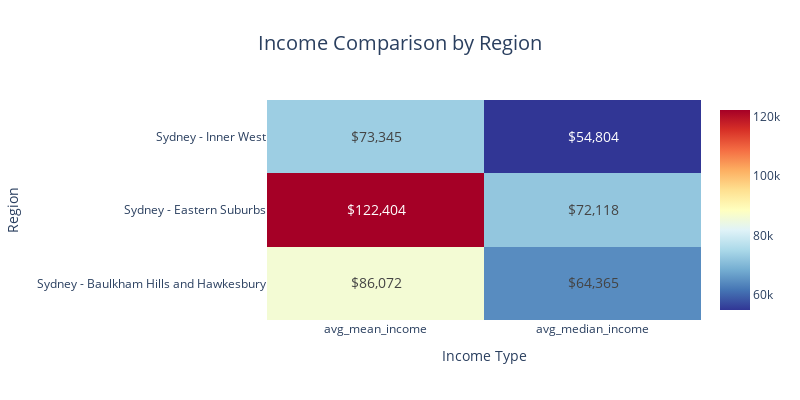

The cell this chart's notebook holds for it:
### Markdown cell above
### Interactive Heat-Map for Mean & Median Income across regions

### Code cell
import plotly.express as px
import plotly.graph_objects as go

try:
    engine, conn = pgconnect(CREDENTIALS_FILE)
    if engine is not None:
        query = text("""
        WITH region_income AS (
            SELECT 
                sa4.sa4_name,
                AVG(i.median_income) as avg_median_income,
                AVG(i.mean_income) as avg_mean_income,
                COUNT(DISTINCT i.sa2_name) as num_areas
            FROM sa4_boundaries sa4
            JOIN sa2_boundaries sa2 ON ST_Within(sa2.geometry, sa4.geometry)
            LEFT JOIN income i ON sa2.sa2_name = i.sa2_name
            WHERE sa4.sa4_name IN (
                'Sydney - Baulkham Hills and Hawkesbury',
                'Sydney - Eastern Suburbs',
                'Sydney - Inner West'
            )
            GROUP BY sa4.sa4_name
        )
        SELECT * FROM region_income;
        """)
        
        df = pd.read_sql(query, engine)
        
        # Create a pivot table for the heatmap
        heatmap_data = df.pivot_table(
            index='sa4_name',
            values=['avg_median_income', 'avg_mean_income'],
            aggfunc='mean'
        )
        
        # Create interactive heatmap
        fig = go.Figure(data=go.Heatmap(
            z=heatmap_data.values,
            x=heatmap_data.columns,
            y=heatmap_data.index,
            colorscale='RdYlBu_r',  # Red to Blue color scale
            text=[[f"${val:,.0f}" for val in row] for row in heatmap_data.values],
            texttemplate="%{text}",
            textfont={"size": 14},
            hoverongaps=False
        ))
        
        # Update layout
        fig.update_layout(
            title='Income Comparison by Region',
            title_x=0.5,
            title_font_size=20,
            xaxis_title="Income Type",
            yaxis_title="Region",
            height=400,
            width=800
        )
        
        # Add hover template
        fig.update_traces(
            hovertemplate="<br>".join([
                "Region: %{y}",
                "Income Type: %{x}",
                "Amount: $%{z:,.0f}",
                "<extra></extra>"
            ])
        )
        
        # Show the plot
        fig.show()
        '''
        # Print detailed statistics
        print("\nIncome Statistics by Region:")
        print("\nMedian Income:")
        print(df[['sa4_name', 'avg_median_income']].sort_values('avg_median_income', ascending=False))
        print("\nMean Income:")
        print(df[['sa4_name', 'avg_mean_income']].sort_values('avg_mean_income', ascending=False))
        '''
    else:
        print("Failed to connect to the database.")
except Exception as e:
    print(f"Error: {e}")

### Figure 1 — Plotly figure (JSON) as saved in the notebook; plotly's stock layout.template omitted (floating-point values rounded to 4 significant figures)
{"data": [{"colorscale": [[0, "rgb(49,54,149)"], [0.1, "rgb(69,117,180)"], [0.2, "rgb(116,173,209)"], [0.3, "rgb(171,217,233)"], [0.4, "rgb(224,243,248)"], [0.5, "rgb(255,255,191)"], [0.6, "rgb(254,224,144)"], [0.7, "rgb(253,174,97)"], [0.8, "rgb(244,109,67)"], [0.9, "rgb(215,48,39)"], [1, "rgb(165,0,38)"]], "hoverongaps": false, "hovertemplate": "Region: %{y}<br>Income Type: %{x}<br>Amount: $%{z:,.0f}<br><extra></extra>", "text": [["$86,072", "$64,365"], ["$122,404", "$72,118"], ["$73,345", "$54,804"]], "textfont": {"size": 14}, "texttemplate": "%{text}", "type": "heatmap", "x": ["avg_mean_income", "avg_median_income"], "y": ["Sydney - Baulkham Hills and Hawkesbury", "Sydney - Eastern Suburbs", "Sydney - Inner West"], "z": [[86070.0, 64370.0], [122404, 72120.0], [73345, 54800.0]]}], "layout": {"height": 400, "title": {"font": {"size": 20}, "text": "Income Comparison by Region", "x": 0.5}, "width": 800, "xaxis": {"autorange": true, "range": [-0.5, 1.5], "title": {"text": "Income Type"}, "type": "category"}, "yaxis": {"autorange": true, "range": [-0.5, 2.5], "title": {"text": "Region"}, "type": "category"}}}
